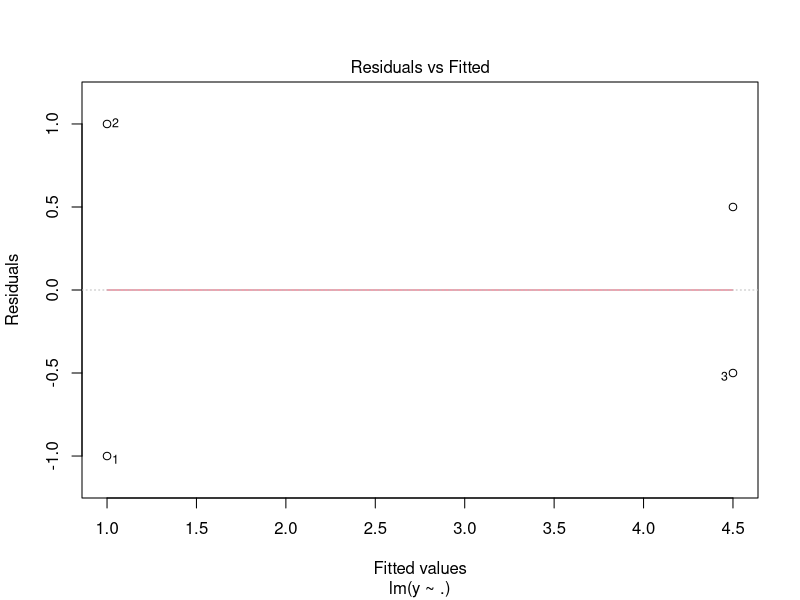

The R source for this figure:
## ---- chunk 1
x = c(0,0,1,1) 
y = c(0,2,4,5)
df = data.frame(x,y)
df
## ---- chunk 2
my_lm = lm(y~.,data = df)
summary(my_lm)
## ---- chunk 3
plot(my_lm, which = 1)
